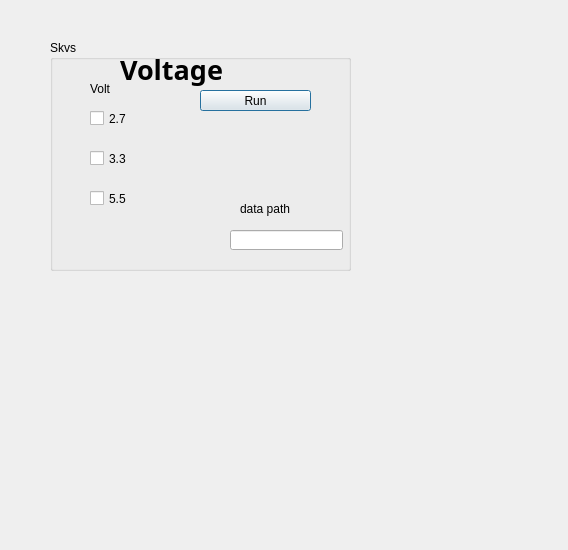
<?xml version="1.0" encoding="UTF-8"?>
<ui version="4.0">
 <class>Dialog</class>
 <widget class="QDialog" name="Dialog">
  <property name="geometry">
   <rect>
    <x>0</x>
    <y>0</y>
    <width>568</width>
    <height>550</height>
   </rect>
  </property>
  <property name="windowTitle">
   <string>Dialog</string>
  </property>
  <widget class="QGroupBox" name="groupBox">
   <property name="geometry">
    <rect>
     <x>50</x>
     <y>40</y>
     <width>301</width>
     <height>231</height>
    </rect>
   </property>
   <property name="title">
    <string>Skvs</string>
   </property>
   <widget class="QCheckBox" name="v1">
    <property name="geometry">
     <rect>
      <x>40</x>
      <y>70</y>
      <width>70</width>
      <height>17</height>
     </rect>
    </property>
    <property name="text">
     <string>2.7</string>
    </property>
   </widget>
   <widget class="QCheckBox" name="v2">
    <property name="geometry">
     <rect>
      <x>40</x>
      <y>110</y>
      <width>70</width>
      <height>17</height>
     </rect>
    </property>
    <property name="text">
     <string>3.3</string>
    </property>
   </widget>
   <widget class="QCheckBox" name="v3">
    <property name="geometry">
     <rect>
      <x>40</x>
      <y>150</y>
      <width>70</width>
      <height>17</height>
     </rect>
    </property>
    <property name="text">
     <string>5.5</string>
    </property>
   </widget>
   <widget class="QLabel" name="label_2">
    <property name="geometry">
     <rect>
      <x>40</x>
      <y>40</y>
      <width>43</width>
      <height>17</height>
     </rect>
    </property>
    <property name="text">
     <string>Volt</string>
    </property>
   </widget>
   <widget class="QPushButton" name="pushButton">
    <property name="geometry">
     <rect>
      <x>150</x>
      <y>50</y>
      <width>111</width>
      <height>21</height>
     </rect>
    </property>
    <property name="text">
     <string>Run</string>
    </property>
   </widget>
   <widget class="QLineEdit" name="dpath">
    <property name="geometry">
     <rect>
      <x>180</x>
      <y>190</y>
      <width>113</width>
      <height>20</height>
     </rect>
    </property>
    <property name="inputMask">
     <string/>
    </property>
    <property name="text">
     <string/>
    </property>
   </widget>
   <widget class="QLabel" name="label_3">
    <property name="geometry">
     <rect>
      <x>190</x>
      <y>160</y>
      <width>61</width>
      <height>17</height>
     </rect>
    </property>
    <property name="text">
     <string>data path</string>
    </property>
   </widget>
   <widget class="QLabel" name="label_5">
    <property name="geometry">
     <rect>
      <x>70</x>
      <y>10</y>
      <width>113</width>
      <height>38</height>
     </rect>
    </property>
    <property name="font">
     <font>
      <family>Arial Black</family>
      <pointsize>20</pointsize>
      <weight>75</weight>
      <bold>true</bold>
     </font>
    </property>
    <property name="text">
     <string>Voltage</string>
    </property>
   </widget>
  </widget>
 </widget>
 <resources/>
 <connections/>
</ui>
